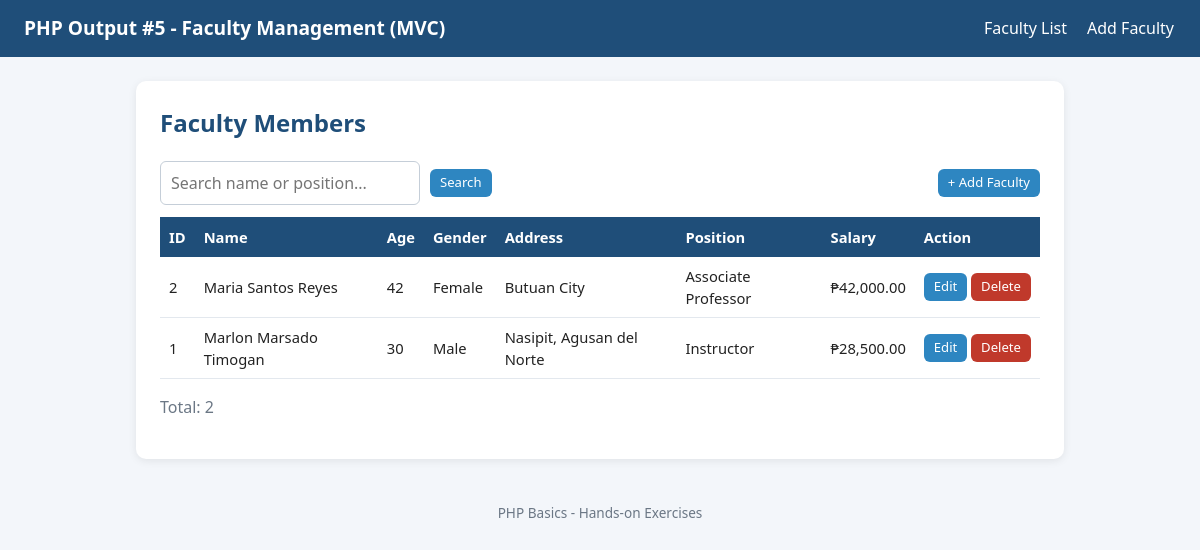
/output5/index.php, run on the app's committed database.
### tables this page shows
CREATE TABLE IF NOT EXISTS faculty (
  id          INT UNSIGNED NOT NULL AUTO_INCREMENT,
  first_name  VARCHAR(50)  NOT NULL,
  middle_name VARCHAR(50)  DEFAULT NULL,
  last_name   VARCHAR(50)  NOT NULL,
  age         TINYINT UNSIGNED NOT NULL,
  gender      ENUM('Male','Female','Other') NOT NULL,
  address     VARCHAR(255) NOT NULL,
  position    VARCHAR(100) NOT NULL,
  salary      DECIMAL(10,2) NOT NULL,
  created_at  TIMESTAMP NOT NULL DEFAULT CURRENT_TIMESTAMP,
  PRIMARY KEY (id)
);

### output5/controllers/FacultyController.php (called while the page is built, shortened)
<?php
require_once __DIR__ . "/../models/Faculty.php";
class FacultyController
{
    private Faculty $model;
    public function __construct()
    {
        $this->model = new Faculty();
    }
    public function index(): void
    {
        $search  = trim($_GET["q"] ?? "");
        $records = $this->model->all($search);
        $this->render("faculty/index", compact("records", "search", "flash"));
    }
    private function render(string $view, array $vars = []): void
    {
        extract($vars);
        require __DIR__ . "/../views/layout/header.php";
        require __DIR__ . "/../views/$view.php";
        require __DIR__ . "/../views/layout/footer.php";
    }
}

### output5/index.php (called while the page is built, shortened)
<?php
require_once __DIR__ . "/controllers/FacultyController.php";
function e($v) { return htmlspecialchars((string)$v, ENT_QUOTES, "UTF-8"); }
$action = $_GET["action"] ?? "index";
try {
    (new FacultyController())->$action();
} catch (PDOException $ex) {
    http_response_code(500);
    echo "<p>Database error. Did you import database.sql?</p><pre>" . e($ex->getMessage()) . "</pre>";
}

### output5/config/database.php (called while the page is built)
<?php
function getConnection(): PDO
{
    static $pdo = null;
    if ($pdo === null) {
        $pdo = new PDO("mysql:host=localhost;dbname=php_exercises;charset=utf8mb4", "root", "", [
            PDO::ATTR_ERRMODE            => PDO::ERRMODE_EXCEPTION,
            PDO::ATTR_DEFAULT_FETCH_MODE => PDO::FETCH_ASSOC,
            PDO::ATTR_EMULATE_PREPARES   => false,
        ]);
    }
    return $pdo;
}

### output5/models/Faculty.php (called while the page is built, shortened)
<?php
require_once __DIR__ . "/../config/database.php";
class Faculty
{
    private PDO $db;
    public function __construct()
    {
        $this->db = getConnection();
    }
    public function all(string $search = ""): array
    {
        if ($search !== "") {
            $stmt = $this->db->prepare(
                "SELECT * FROM faculty WHERE first_name LIKE ? OR last_name LIKE ? OR position LIKE ? ORDER BY id DESC"
            );
            $stmt->execute(array_fill(0, 3, "%$search%"));
        } else {
            $stmt = $this->db->query("SELECT * FROM faculty ORDER BY id DESC");
        }
        return $stmt->fetchAll();
    }
}

### output5/views/faculty/index.php (the view, shortened to what this page needs)
<div class="card">
  <h2>Faculty Members</h2>
  <form method="get" class="toolbar">
    <input type="text" name="q" placeholder="Search name or position..." value="<?= e($search) ?>">
    <button class="btn sm" type="submit">Search</button>
    <a class="btn sm" style="margin-left:auto" href="index.php?action=create">+ Add Faculty</a>
  </form>
  <?php if (!$records): ?>
    <p class="muted">No faculty records found.</p>
  <?php else: ?>
  <div class="table-wrap">
    <table class="data">
      <thead><tr>
        <th>ID</th><th>Name</th><th>Age</th><th>Gender</th><th>Address</th><th>Position</th><th>Salary</th><th>Action</th>
      </tr></thead>
      <tbody>
      <?php foreach ($records as $r): ?>
        <tr>
          <td><?= (int)$r["id"] ?></td>
          <td><?= e(trim($r["first_name"] . " " . $r["middle_name"] . " " . $r["last_name"])) ?></td>
          <td><?= (int)$r["age"] ?></td>
          <td><?= e($r["gender"]) ?></td>
          <td><?= e($r["address"]) ?></td>
          <td><?= e($r["position"]) ?></td>
          <td>&#8369;<?= number_format((float)$r["salary"], 2) ?></td>
          <td style="white-space:nowrap">
            <a class="btn sm" href="index.php?action=edit&amp;id=<?= (int)$r["id"] ?>">Edit</a>
            <form method="post" action="index.php?action=delete" style="display:inline" onsubmit="return confirm('Delete this faculty record?');">
              <button class="btn sm danger" type="submit">Delete</button>
            </form>
          </td>
        </tr>
      <?php endforeach; ?>
      </tbody>
    </table>
  </div>
  <p class="muted">Total: <?= count($records) ?></p>
  <?php endif; ?>
</div>

### assets/style.css (style rules this page uses)
:root { --primary:#1f4e79; --accent:#2e86c1; --bg:#f3f6fa; --card:#fff; --text:#222; --muted:#6b7785; --danger:#c0392b; --ok:#1e8449; }
* { box-sizing:border-box; }
body { margin:0; font-family:"Segoe UI",Arial,sans-serif; background:var(--bg); color:var(--text); line-height:1.5; }
.card { background:var(--card); border-radius:10px; padding:24px; margin-bottom:24px; box-shadow:0 2px 8px rgba(0,0,0,.08); }
.card h2 { margin-top:0; color:var(--primary); }
input[type=text], input[type=email], input[type=tel], input[type=number], input[type=password], select, textarea { width:100%; padding:9px 10px; border:1px solid #c5ced8; border-radius:6px; font:inherit; background:#fff; }
.btn { display:inline-block; background:var(--accent); color:#fff; border:0; padding:9px 18px; border-radius:6px; cursor:pointer; text-decoration:none; font:inherit; font-size:.95rem; }
.btn.danger { background:var(--danger); }
.btn.sm { padding:4px 10px; font-size:.82rem; }
table.data { width:100%; border-collapse:collapse; font-size:.92rem; }
table.data th { background:var(--primary); color:#fff; text-align:left; padding:9px; }
table.data td { padding:8px 9px; border-bottom:1px solid #e3e8ee; }
.table-wrap { overflow-x:auto; }
.toolbar { display:flex; flex-wrap:wrap; gap:10px; margin-bottom:12px; align-items:center; }
.toolbar input[type=text] { max-width:260px; }
.muted { color:var(--muted); }

### data on the page
faculty: id "2", first_name+middle_name+last_name "Maria Santos Reyes", age "42", gender "Female", address "Butuan City", position "Associate Professor", salary "42,000.00"
faculty: id "1", first_name+middle_name+last_name "Marlon Marsado Timogan", age "30", gender "Male", address "Nasipit, Agusan del Norte", position "Instructor", salary "28,500.00"

### other printed values
count($records) "2"
